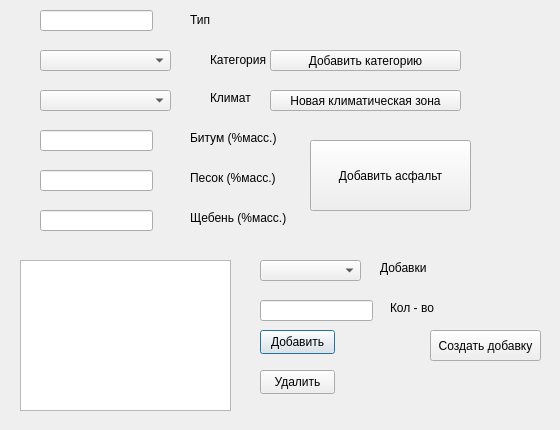
<?xml version="1.0" encoding="UTF-8"?>
<ui version="4.0">
 <class>dlgAddAsph</class>
 <widget class="QDialog" name="dlgAddAsph">
  <property name="geometry">
   <rect>
    <x>0</x>
    <y>0</y>
    <width>560</width>
    <height>430</height>
   </rect>
  </property>
  <property name="windowTitle">
   <string>Добавить асфалт</string>
  </property>
  <widget class="QLineEdit" name="inpBtm">
   <property name="geometry">
    <rect>
     <x>40</x>
     <y>130</y>
     <width>113</width>
     <height>21</height>
    </rect>
   </property>
  </widget>
  <widget class="QLineEdit" name="inpSnd">
   <property name="geometry">
    <rect>
     <x>40</x>
     <y>170</y>
     <width>113</width>
     <height>21</height>
    </rect>
   </property>
  </widget>
  <widget class="QLineEdit" name="inpBrk">
   <property name="geometry">
    <rect>
     <x>40</x>
     <y>210</y>
     <width>113</width>
     <height>21</height>
    </rect>
   </property>
  </widget>
  <widget class="QComboBox" name="cmbCtg">
   <property name="geometry">
    <rect>
     <x>40</x>
     <y>50</y>
     <width>131</width>
     <height>21</height>
    </rect>
   </property>
  </widget>
  <widget class="QComboBox" name="cmbClm">
   <property name="geometry">
    <rect>
     <x>40</x>
     <y>90</y>
     <width>131</width>
     <height>21</height>
    </rect>
   </property>
  </widget>
  <widget class="QComboBox" name="cmbSpp">
   <property name="geometry">
    <rect>
     <x>260</x>
     <y>260</y>
     <width>101</width>
     <height>21</height>
    </rect>
   </property>
  </widget>
  <widget class="QLabel" name="label">
   <property name="geometry">
    <rect>
     <x>210</x>
     <y>50</y>
     <width>61</width>
     <height>20</height>
    </rect>
   </property>
   <property name="text">
    <string>Категория</string>
   </property>
  </widget>
  <widget class="QLabel" name="label_2">
   <property name="geometry">
    <rect>
     <x>210</x>
     <y>90</y>
     <width>48</width>
     <height>16</height>
    </rect>
   </property>
   <property name="text">
    <string>Климат</string>
   </property>
  </widget>
  <widget class="QLabel" name="label_3">
   <property name="geometry">
    <rect>
     <x>190</x>
     <y>130</y>
     <width>101</width>
     <height>16</height>
    </rect>
   </property>
   <property name="text">
    <string>Битум (%масс.)</string>
   </property>
  </widget>
  <widget class="QLabel" name="label_4">
   <property name="geometry">
    <rect>
     <x>190</x>
     <y>170</y>
     <width>101</width>
     <height>16</height>
    </rect>
   </property>
   <property name="text">
    <string>Песок (%масс.)</string>
   </property>
  </widget>
  <widget class="QLabel" name="label_5">
   <property name="geometry">
    <rect>
     <x>190</x>
     <y>210</y>
     <width>111</width>
     <height>16</height>
    </rect>
   </property>
   <property name="text">
    <string>Щебень (%масс.)</string>
   </property>
  </widget>
  <widget class="QLabel" name="label_6">
   <property name="geometry">
    <rect>
     <x>380</x>
     <y>260</y>
     <width>48</width>
     <height>16</height>
    </rect>
   </property>
   <property name="text">
    <string>Добавки</string>
   </property>
  </widget>
  <widget class="QListWidget" name="lstSpp">
   <property name="geometry">
    <rect>
     <x>20</x>
     <y>260</y>
     <width>211</width>
     <height>151</height>
    </rect>
   </property>
  </widget>
  <widget class="QLineEdit" name="inpSppAmnt">
   <property name="geometry">
    <rect>
     <x>260</x>
     <y>300</y>
     <width>113</width>
     <height>21</height>
    </rect>
   </property>
  </widget>
  <widget class="QLabel" name="label_7">
   <property name="geometry">
    <rect>
     <x>390</x>
     <y>300</y>
     <width>61</width>
     <height>16</height>
    </rect>
   </property>
   <property name="text">
    <string>Кол - во</string>
   </property>
  </widget>
  <widget class="QPushButton" name="btnAddSpp">
   <property name="geometry">
    <rect>
     <x>260</x>
     <y>330</y>
     <width>75</width>
     <height>24</height>
    </rect>
   </property>
   <property name="text">
    <string>Добавить</string>
   </property>
  </widget>
  <widget class="QPushButton" name="btnDelSpp">
   <property name="geometry">
    <rect>
     <x>260</x>
     <y>370</y>
     <width>75</width>
     <height>24</height>
    </rect>
   </property>
   <property name="text">
    <string>Удалить</string>
   </property>
  </widget>
  <widget class="QPushButton" name="btnAddAsph">
   <property name="geometry">
    <rect>
     <x>310</x>
     <y>140</y>
     <width>161</width>
     <height>71</height>
    </rect>
   </property>
   <property name="text">
    <string>Добавить асфальт</string>
   </property>
  </widget>
  <widget class="QLineEdit" name="inpName">
   <property name="geometry">
    <rect>
     <x>40</x>
     <y>10</y>
     <width>113</width>
     <height>21</height>
    </rect>
   </property>
  </widget>
  <widget class="QLabel" name="label_8">
   <property name="geometry">
    <rect>
     <x>190</x>
     <y>10</y>
     <width>61</width>
     <height>20</height>
    </rect>
   </property>
   <property name="text">
    <string>Тип</string>
   </property>
  </widget>
  <widget class="QPushButton" name="btnAddCtg">
   <property name="geometry">
    <rect>
     <x>270</x>
     <y>50</y>
     <width>191</width>
     <height>21</height>
    </rect>
   </property>
   <property name="text">
    <string>Добавить категорию</string>
   </property>
  </widget>
  <widget class="QPushButton" name="bntAddClm">
   <property name="geometry">
    <rect>
     <x>270</x>
     <y>90</y>
     <width>191</width>
     <height>21</height>
    </rect>
   </property>
   <property name="text">
    <string>Новая климатическая зона</string>
   </property>
  </widget>
  <widget class="QPushButton" name="btnNewSpp">
   <property name="geometry">
    <rect>
     <x>430</x>
     <y>330</y>
     <width>111</width>
     <height>31</height>
    </rect>
   </property>
   <property name="text">
    <string>Создать добавку</string>
   </property>
  </widget>
 </widget>
 <resources/>
 <connections/>
</ui>
